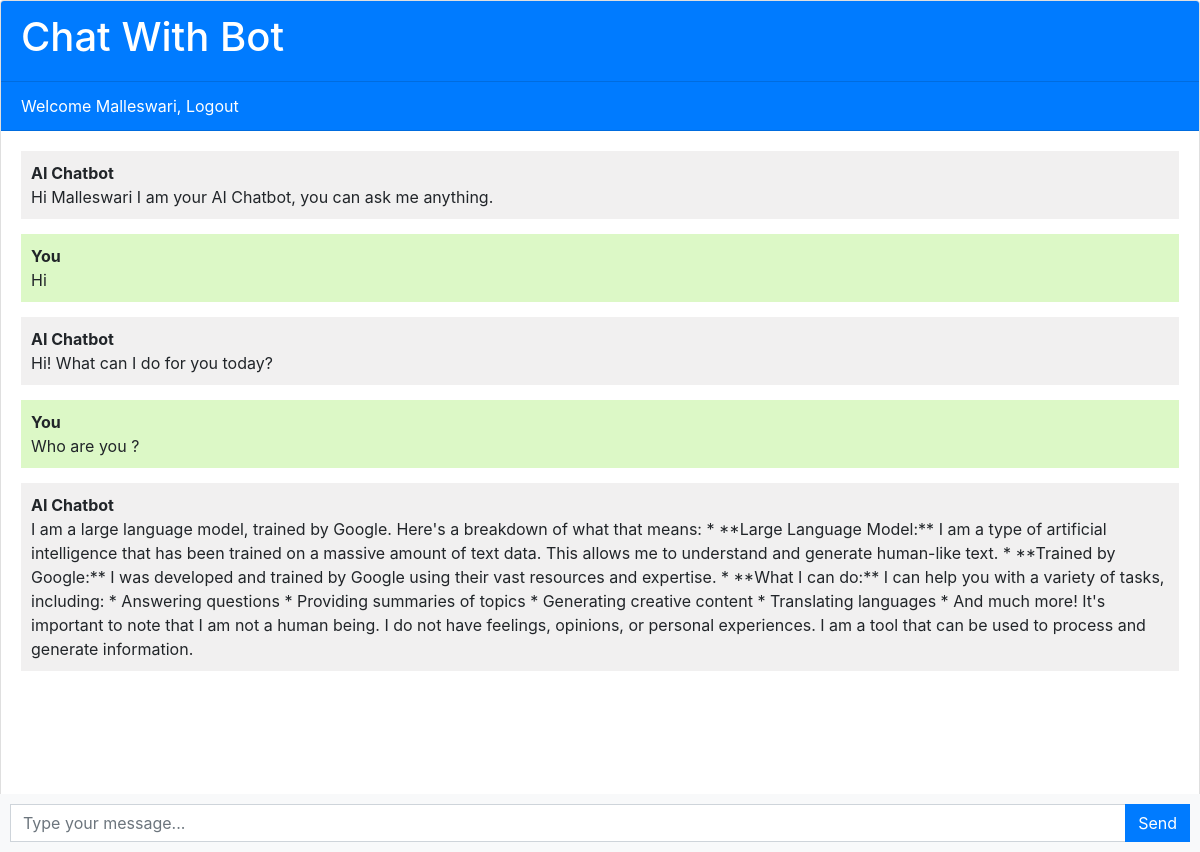
The app's page / (signed in) with its own data.
### chatbot/models.py (models this page shows, shortened)
class Chat(models.Model):
    user = models.ForeignKey(User,on_delete=models.CASCADE)
    message = models.TextField()
    response = models.TextField()
    created_at = models.DateTimeField(auto_now_add=True)

### chatbot/views.py (the view)
# urls.py: path('',views.chatbot,name='chatbot'),
def chatbot(request):
    if not request.user.is_authenticated:
        return redirect('register')
    chats = Chat.objects.filter(user = request.user)
    if request.method == 'POST':
        message = request.POST.get('message')
        response = ask_openai(message)
        chat = Chat(user = request.user,message = message,response=response,created_at=timezone.now())
        chat.save()
        return JsonResponse({'message':message,'response':response})
    return render(request,'chatbot.html',{'chats':chats})

### templates/chatbot.html (shortened to what this page needs)
{% extends 'base.html' %}
{% block content %}
<div class="chat-container">
  <div class="card flex-grow-1">
    <div class="card-header bg-primary text-white"><h1>Chat With Bot</h1></div>
    {% if user.is_authenticated %}
        <div class="card-header bg-primary text-white">Welcome {{ user.username }}, <a style="color: white;" href="{% url 'logout' %}">Logout</a></div>
    {% else %}
        <div class="card-header bg-primary text-white"><a style="color: white;" href="{% url 'login' %}">login</a></div>
        <div class="card-header bg-primary text-white"><a style="color: white;" href="{% url 'register' %}">register</a></div>
    {% endif %}
    <div class="card-body messages-box">
      <ul class="list-unstyled messages-list">
        <li class="message received">
          <div class="message-text">
            <div class="message-sender">
              <b>AI Chatbot</b>
            </div>
            <div class="message-content">
              Hi {{ user.username }} I am your AI Chatbot, you can ask me anything.
            </div>
          </div>
        </li>
        {% for chat in chats %}
          {% if chat.user == request.user %}
          <li class="message sent">
            <div class="message-text">
              <div class="message-sender">
                <b>You</b>
              </div>
              <div class="message-content">
                {{chat.message}}
              </div>
            </div>
          </li>
          <li class="message received">
            <div class="message-text">
              <div class="message-sender">
                <b>AI Chatbot</b>
              </div>
              <div class="message-content">
                {{chat.response}}
              </div>
            </div>
          </li>
          {% endif %}
        {% endfor %}
      </ul>
    </div>
    <br><br>
    <br><br>
    <br><br>
  </div>
  <form class="message-form">
    <div class="input-group">
      <input type="text" class="form-control message-input" placeholder="Type your message...">
      <div class="input-group-append">
        <button type="submit" class="btn btn-primary btn-send">Send</button>
      </div>
    </div>
  </form>
</div>
{% endblock %}

### templates/chatbot.html (style rules this page uses)
body, html { height: 100%; }
.messages-box { flex: 1; overflow-y: auto; }
.messages-list { padding-left: 0; }
.message { margin-bottom: 15px; list-style: none; }
.message-text { padding: 10px; border-radius: 5px; }
.sent { background-color: #dcf8c6; align-self: flex-end; }
.received { background-color: #f1f0f0; align-self: flex-start; }
.message-form { display: flex; position: fixed; bottom: 0; left: 0; right: 0; padding: 10px; background-color: #f8f9fa; }
.message-input { flex: 1; border-radius: 0; border-right: none; }
.btn-send { border-radius: 0; }
.chat-container { height: 100%; display: flex; flex-direction: column; }

### records on screen
Chat: message "Hi", response "Hi! What can I do for you today?"
Chat: message "Who are you ?", response "I am a large language model, trained by Google. Here's a breakdown of what that means: * **Large Language Model:** I am a type of artificial intelligence that has been trained on a massive amount of text data. This allows me to understand and generate human-like text. * **Trained by Google:** I was developed and trained by Google using their vast resources and expertise. * **What I can do:** I can help you with a variety of tasks, including: * Answering questions * Providing summaries of topics * Generating creative content * Translating languages * And much more! It's important to note that I am not a human being. I do not have feelings, opinions, or personal experiences. I am a tool that…"

### other values on screen
{{ user.username }} "Malleswari"
